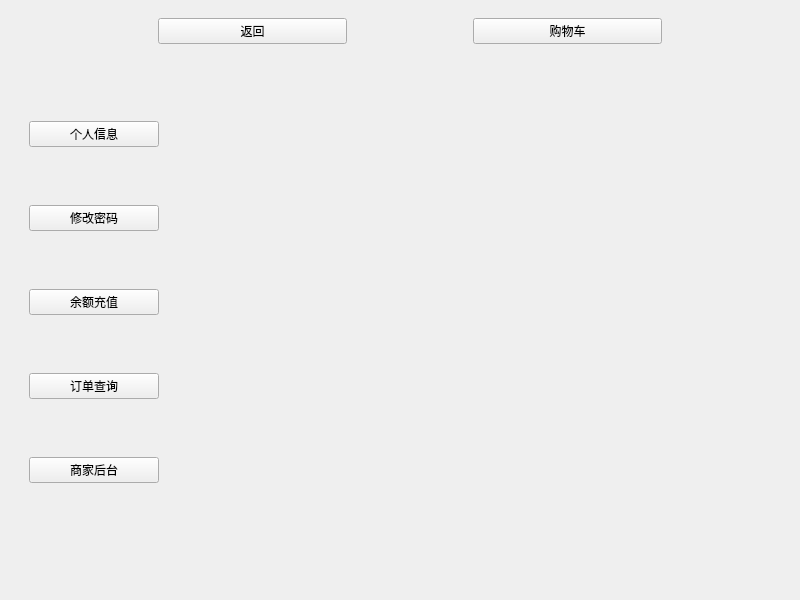
<?xml version="1.0" encoding="UTF-8"?>
<ui version="4.0">
 <class>user_center</class>
 <widget class="QMainWindow" name="user_center">
  <property name="geometry">
   <rect>
    <x>0</x>
    <y>0</y>
    <width>800</width>
    <height>600</height>
   </rect>
  </property>
  <property name="windowTitle">
   <string>MainWindow</string>
  </property>
  <widget class="QWidget" name="centralwidget">
   <layout class="QVBoxLayout" name="verticalLayout">
    <item>
     <widget class="QWidget" name="widget_menu" native="true">
      <property name="sizePolicy">
       <sizepolicy hsizetype="Preferred" vsizetype="Fixed">
        <horstretch>0</horstretch>
        <verstretch>0</verstretch>
       </sizepolicy>
      </property>
      <layout class="QHBoxLayout" name="horizontalLayout">
       <item>
        <spacer name="horizontalSpacer">
         <property name="orientation">
          <enum>Qt::Horizontal</enum>
         </property>
         <property name="sizeType">
          <enum>QSizePolicy::Preferred</enum>
         </property>
         <property name="sizeHint" stdset="0">
          <size>
           <width>140</width>
           <height>20</height>
          </size>
         </property>
        </spacer>
       </item>
       <item>
        <widget class="QPushButton" name="btn_index">
         <property name="text">
          <string>返回</string>
         </property>
        </widget>
       </item>
       <item>
        <spacer name="horizontalSpacer_4">
         <property name="orientation">
          <enum>Qt::Horizontal</enum>
         </property>
         <property name="sizeType">
          <enum>QSizePolicy::Preferred</enum>
         </property>
         <property name="sizeHint" stdset="0">
          <size>
           <width>120</width>
           <height>20</height>
          </size>
         </property>
        </spacer>
       </item>
       <item>
        <widget class="QPushButton" name="btn_chart">
         <property name="text">
          <string>购物车</string>
         </property>
        </widget>
       </item>
       <item>
        <spacer name="horizontalSpacer_6">
         <property name="orientation">
          <enum>Qt::Horizontal</enum>
         </property>
         <property name="sizeType">
          <enum>QSizePolicy::Preferred</enum>
         </property>
         <property name="sizeHint" stdset="0">
          <size>
           <width>120</width>
           <height>20</height>
          </size>
         </property>
        </spacer>
       </item>
      </layout>
     </widget>
    </item>
    <item>
     <widget class="QWidget" name="widget" native="true">
      <widget class="QWidget" name="widget_6" native="true">
       <property name="geometry">
        <rect>
         <x>20</x>
         <y>10</y>
         <width>130</width>
         <height>471</height>
        </rect>
       </property>
       <layout class="QVBoxLayout" name="verticalLayout_3">
        <item>
         <widget class="QPushButton" name="btn_info">
          <property name="text">
           <string>个人信息</string>
          </property>
         </widget>
        </item>
        <item>
         <widget class="QPushButton" name="btn_changePwd">
          <property name="text">
           <string>修改密码</string>
          </property>
         </widget>
        </item>
        <item>
         <widget class="QPushButton" name="btn_recharge">
          <property name="text">
           <string>余额充值</string>
          </property>
         </widget>
        </item>
        <item>
         <widget class="QPushButton" name="pushButton_2">
          <property name="text">
           <string>订单查询</string>
          </property>
         </widget>
        </item>
        <item>
         <widget class="QPushButton" name="btn_mback">
          <property name="text">
           <string>商家后台</string>
          </property>
         </widget>
        </item>
       </layout>
      </widget>
      <widget class="QStackedWidget" name="stackedWidget">
       <property name="geometry">
        <rect>
         <x>170</x>
         <y>10</y>
         <width>600</width>
         <height>500</height>
        </rect>
       </property>
       <widget class="QWidget" name="page"/>
       <widget class="QWidget" name="page_2"/>
      </widget>
     </widget>
    </item>
   </layout>
  </widget>
 </widget>
 <resources/>
 <connections/>
</ui>
